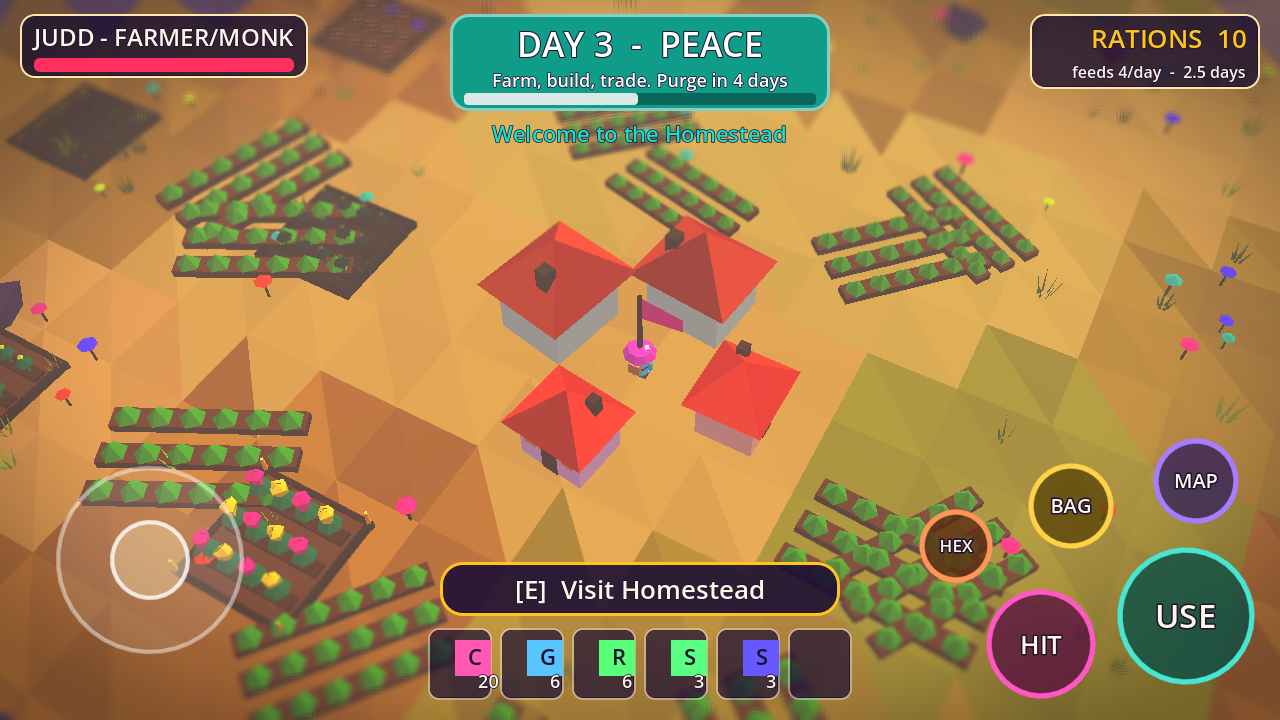
#> input picture art/captures/01_homestead_peace.png, 1280 x 720 px
$ python map_post.py ../../../art/captures/01_homestead_peace.png ../../../art/captures/02_fungal_grove.png 1.0 1.0 1.0 1.0
#> lines starting #> are read from the running program, lines starting #| are printed output that depends on the picture
"""Painterly finishing for the rendered map: bloom, tilt-shift, grade, mist, vignette, grain -> 1920x1080 PNG.
  python3 map_post.py <in.png> <out.png>"""
import sys
import numpy as np
from PIL import Image, ImageFilter
src, dst = sys.argv[1], sys.argv[2]
BLOOM = float(sys.argv[3]) if len(sys.argv) > 3 else 1.0   # <1 for bright snow scenes
THRESH = float(sys.argv[4]) if len(sys.argv) > 4 else 0.62
WARM = float(sys.argv[5]) if len(sys.argv) > 5 else 1.0   # scale of the warm highlight tint
MIST = float(sys.argv[6]) if len(sys.argv) > 6 else 1.0
im = Image.open(src).convert("RGB")
W, H = im.size
a = np.asarray(im).astype(np.float32) / 255.0
# bloom from bright/emissive areas
lum = a @ np.array([0.3, 0.59, 0.11], dtype=np.float32)
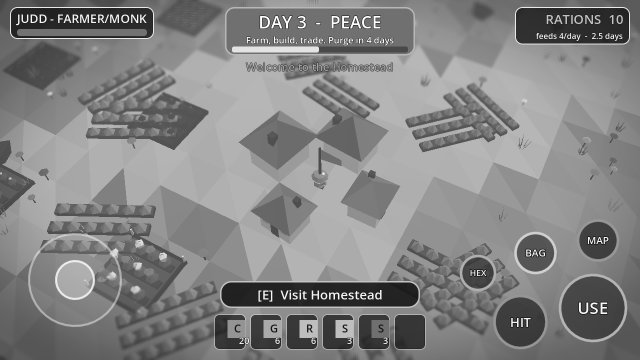
#> lum: shape (720, 1280) float32 (shown at 1/2 size); min 0.0862, max 1, mean 0.517
mask = np.clip((lum - THRESH) * 3.0, 0, 1)[..., None]
#> mask: shape (720, 1280, 1) float32; every value is 0
bright = Image.fromarray((a * mask * 255).astype(np.uint8))
#> bright: PIL image 1280x720 RGB; every value is 0
bl = np.asarray(bright.filter(ImageFilter.GaussianBlur(W / 90))).astype(np.float32) / 255.0
#> bl: shape (720, 1280, 3) float32; every value is 0
bl2 = np.asarray(bright.filter(ImageFilter.GaussianBlur(W / 30))).astype(np.float32) / 255.0
a = a + (bl * 0.65 + bl2 * 0.5) * BLOOM
# tilt-shift: soften top and bottom edges
blur = np.asarray(im.filter(ImageFilter.GaussianBlur(W / 330))).astype(np.float32) / 255.0
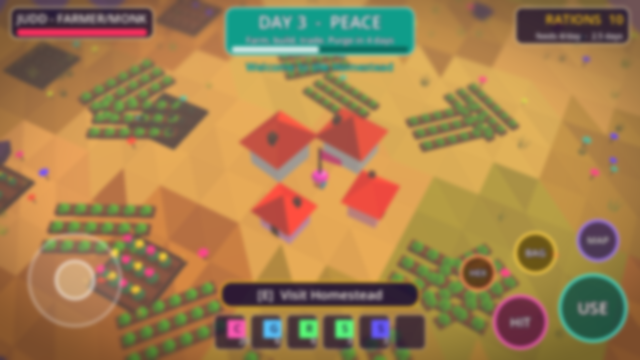
#> blur: shape (720, 1280, 3) float32 (shown at 1/2 size); mean R, G, B 0.632, 0.497, 0.308
yy = np.linspace(0, 1, H)[:, None, None]
edge = np.clip(np.maximum((0.14 - yy) / 0.14, (yy - 0.86) / 0.14), 0, 1)
a = a * (1 - edge * 0.85) + blur * (edge * 0.85)
# colour grade: teal shadows, warm highlights, mild contrast
l2 = (a @ np.array([0.3, 0.59, 0.11], dtype=np.float32))[..., None]
shadow = np.array([0.02, 0.05, 0.12], dtype=np.float32)
warm = np.array([0.08, 0.03, -0.03], dtype=np.float32)
a = a + shadow * (1 - l2) ** 2 + warm * WARM * l2 ** 2
a = np.clip((a - 0.5) * 1.07 + 0.5, 0, 1)
# soft mist along the bottom and in hollows
rng = np.random.RandomState(4)
n = rng.rand(H // 8 + 1, W // 8 + 1).astype(np.float32)
n = np.asarray(Image.fromarray((n * 255).astype(np.uint8)).resize((W, H), Image.BICUBIC).filter(ImageFilter.GaussianBlur(W / 40))).astype(np.float32) / 255.0
mist = (np.clip((yy[..., 0] - 0.55) / 0.45, 0, 1) * 0.16 + np.clip(n - 0.45, 0, 1) * 0.28)[..., None]
mist = mist * MIST
a = a * (1 - mist) + np.array([0.55, 0.66, 0.85], dtype=np.float32) * mist
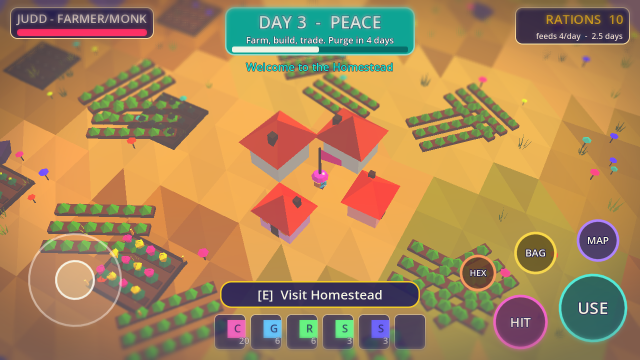
#> a: shape (720, 1280, 3) float64 (shown at 1/2 size); mean R, G, B 0.669, 0.529, 0.345
# vignette
xx = np.linspace(-1, 1, W)[None, :, None]; yv = np.linspace(-1, 1, H)[:, None, None]
v = 1 - 0.34 * np.clip((xx ** 2 * 0.75 + yv ** 2) - 0.35, 0, 1)
a = a * v
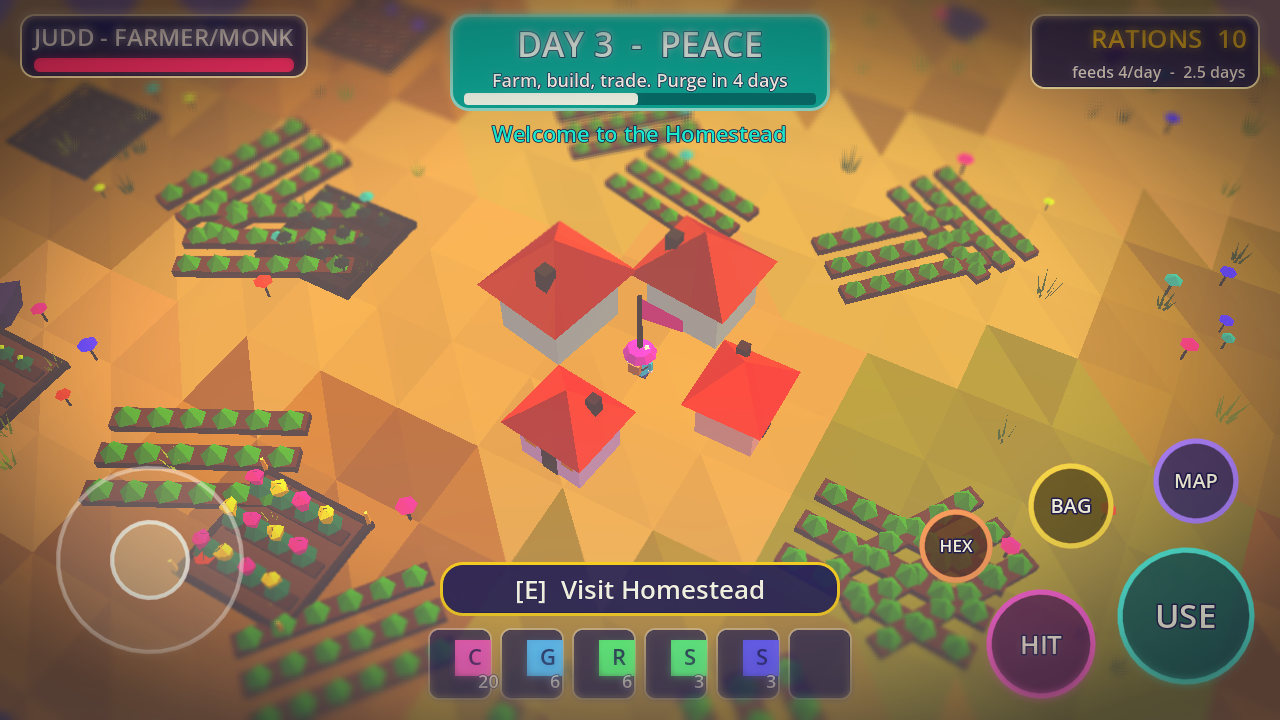
#> a: shape (720, 1280, 3) float64; mean R, G, B 0.615, 0.485, 0.311
# grain
a = a + (rng.rand(H, W, 1).astype(np.float32) - 0.5) * 0.018
out = Image.fromarray((np.clip(a, 0, 1) * 255).astype(np.uint8))
out = out.resize((1920, 1080), Image.LANCZOS)
#> out: PIL image 1920x1080 RGB
out.save(dst, optimize=True)
print("post ok", out.size)
#| post ok (1920, 1080)

$ run again, on art/captures/04_bog_reeds.png
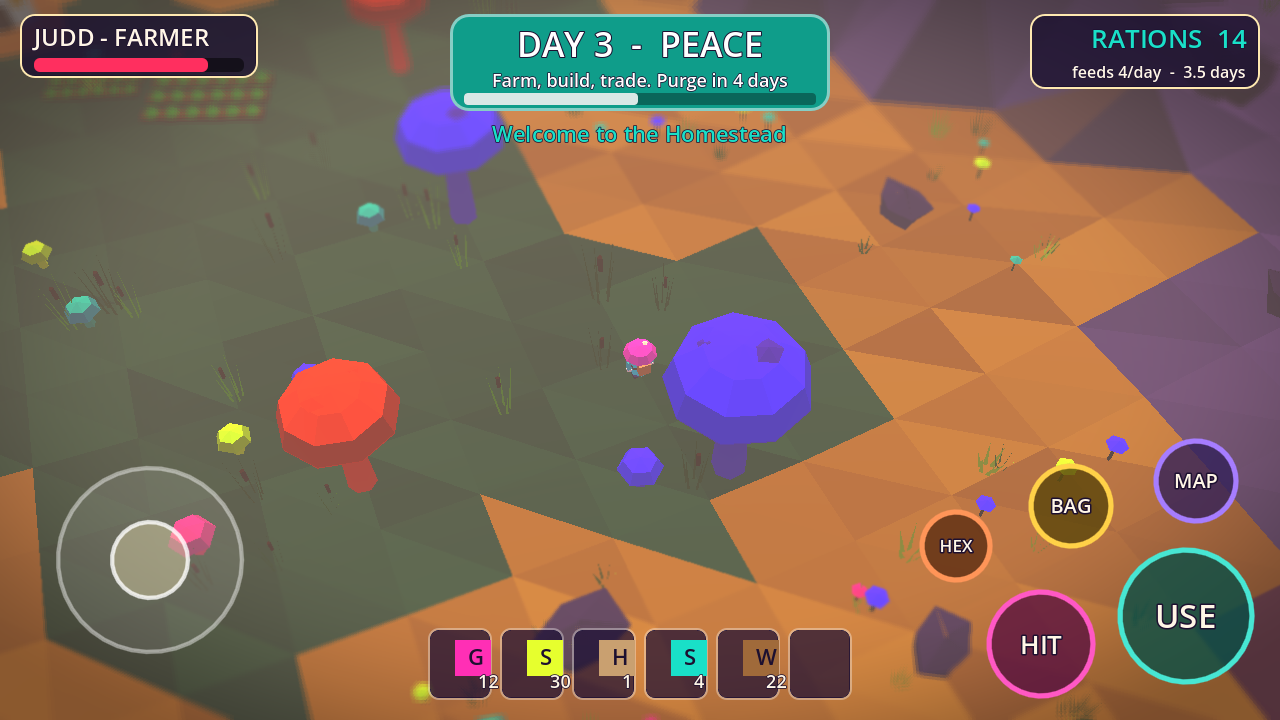
#> input picture art/captures/04_bog_reeds.png, 1280 x 720 px
#> `lum = a @ np.array([0.3, 0.59, 0.11], dtype=np.float32)`:
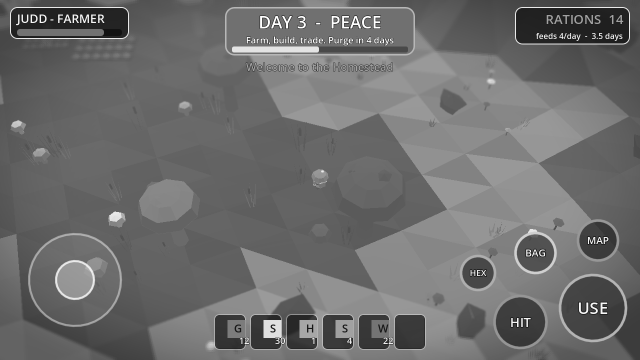
#> lum: shape (720, 1280) float32 (shown at 1/2 size); min 0.0718, max 1, mean 0.428
#> mask: shape (720, 1280, 1) float32; every value is 0
#> bright: PIL image 1280x720 RGB; every value is 0
#> bl: shape (720, 1280, 3) float32; every value is 0
#> `a = a * v`:
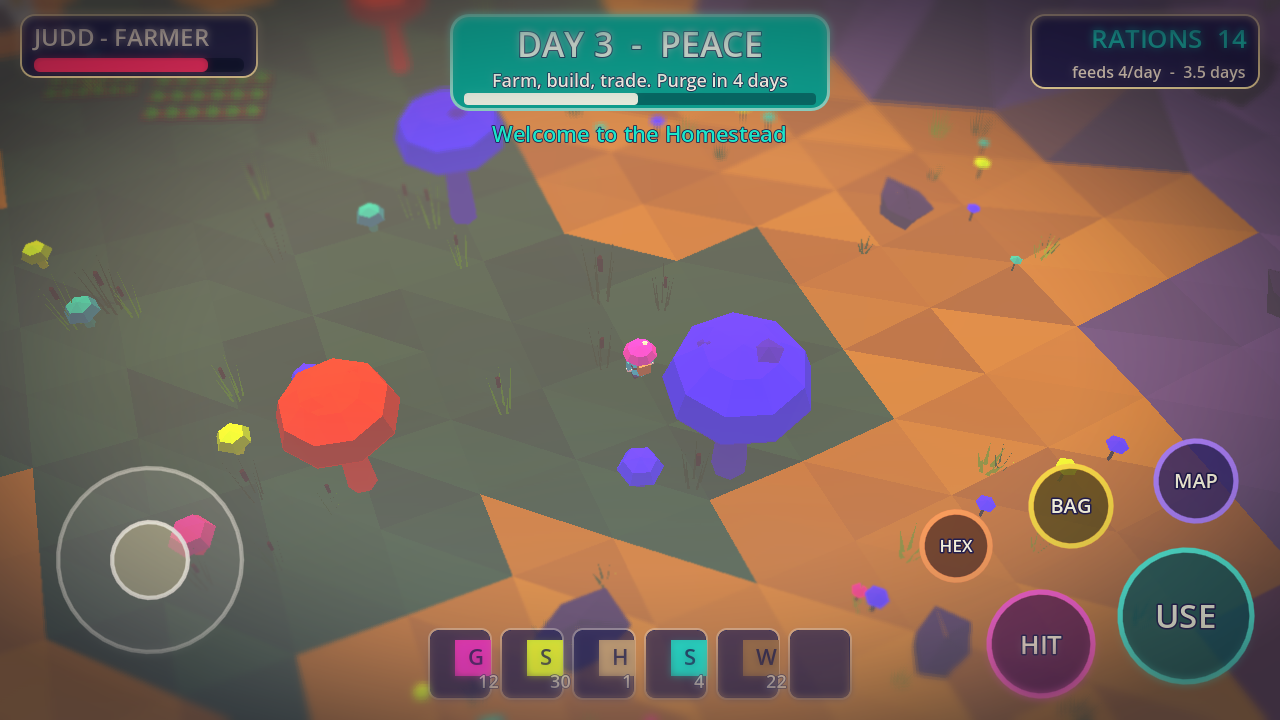
#> a: shape (720, 1280, 3) float64; mean R, G, B 0.48, 0.399, 0.352
#| post ok (1920, 1080)
